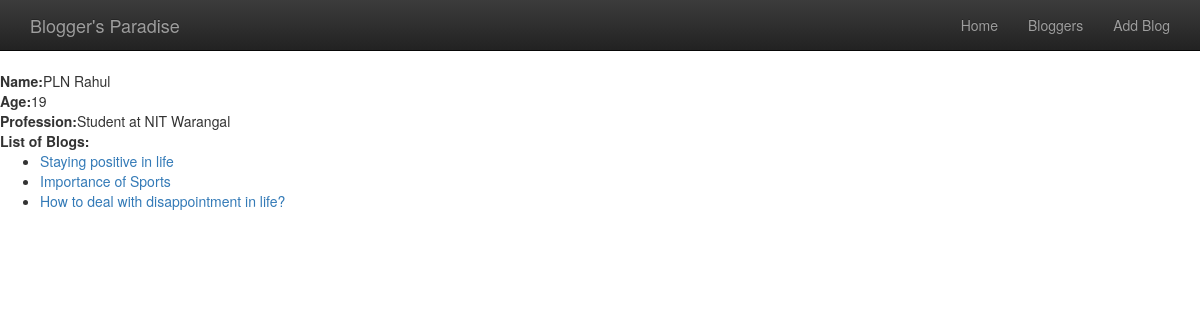
Screenshot of /topic/1/ with the database file from the repository.
### topic/models.py (models this page shows, shortened)
class PersonDetails(models.Model):
	name=models.CharField(max_length=250)
	profession=models.CharField(max_length=500)
	age=models.IntegerField()

class Blogs(models.Model):
	author=models.ForeignKey(PersonDetails,on_delete=models.CASCADE)
	title=models.CharField(max_length=500)
	time=models.DateTimeField(default=datetime.now,blank=True)
	content=models.CharField(max_length=20000)

### topic/views.py (the view)
# urls.py: url(r'^(?P<user_id>[0-9]+)/$',views.detail,name='detail'),
def detail(request,user_id):
	person=PersonDetails.objects.get(pk=user_id)
	all_blogs=person.blogs_set.all()
	template=loader.get_template('topic/detail.html')
	return HttpResponse(template.render({
		'person':person,
		'all_blogs':all_blogs,
		},request))

### topic/templates/topic/detail.html (shortened to what this page needs)
{% extends 'topic/base.html' %}
{% block body %}
	<b>Name:</b>{{person.name}}<br>
	<b>Age:</b>{{person.age}}<br>
	<b>Profession:</b>{{person.profession}}<br>
	<b>List of Blogs:</b>
	<ul>
		{% for blog in all_blogs %}
			<li><a href="/topic/{{person.id}}/{{blog.id}}/">{{blog.title}}</a></li>
		{% endfor %}
{% endblock %}

### rows the page displays
PersonDetails: name "PLN Rahul", age "19", profession "Student at NIT Warangal"
Blogs: title "Staying positive in life"
Blogs: title "Importance of Sports"
Blogs: title "How to deal with disappointment in life?"
